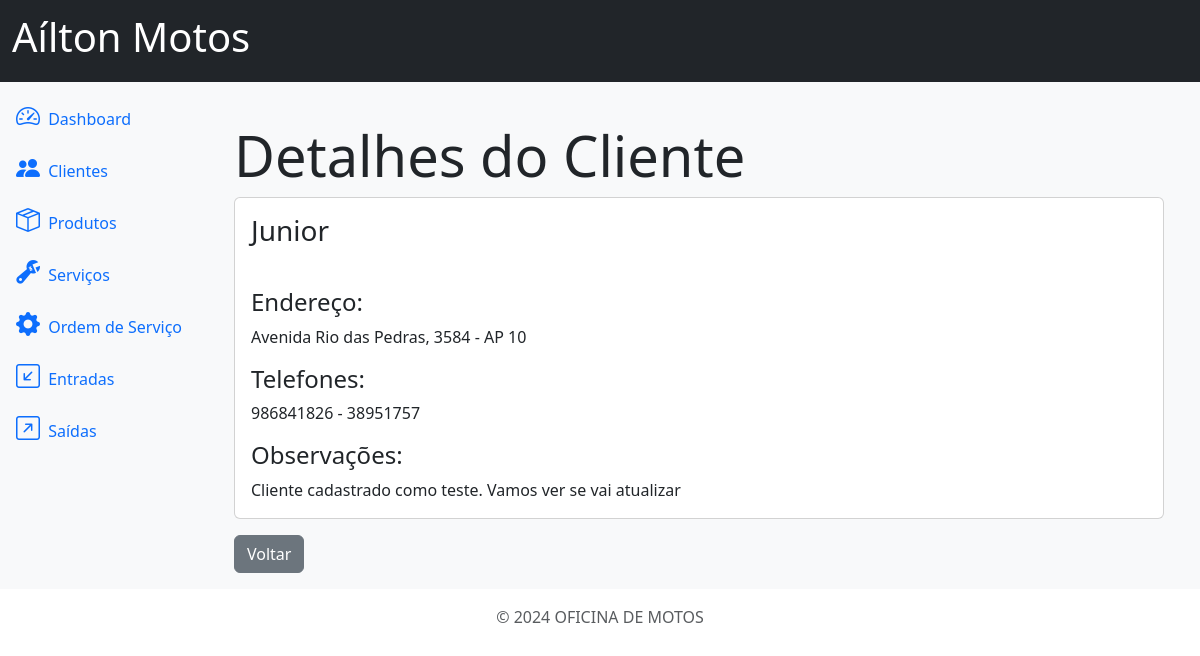
/customers/1/detail/, run on an earlier commit of the app's database.
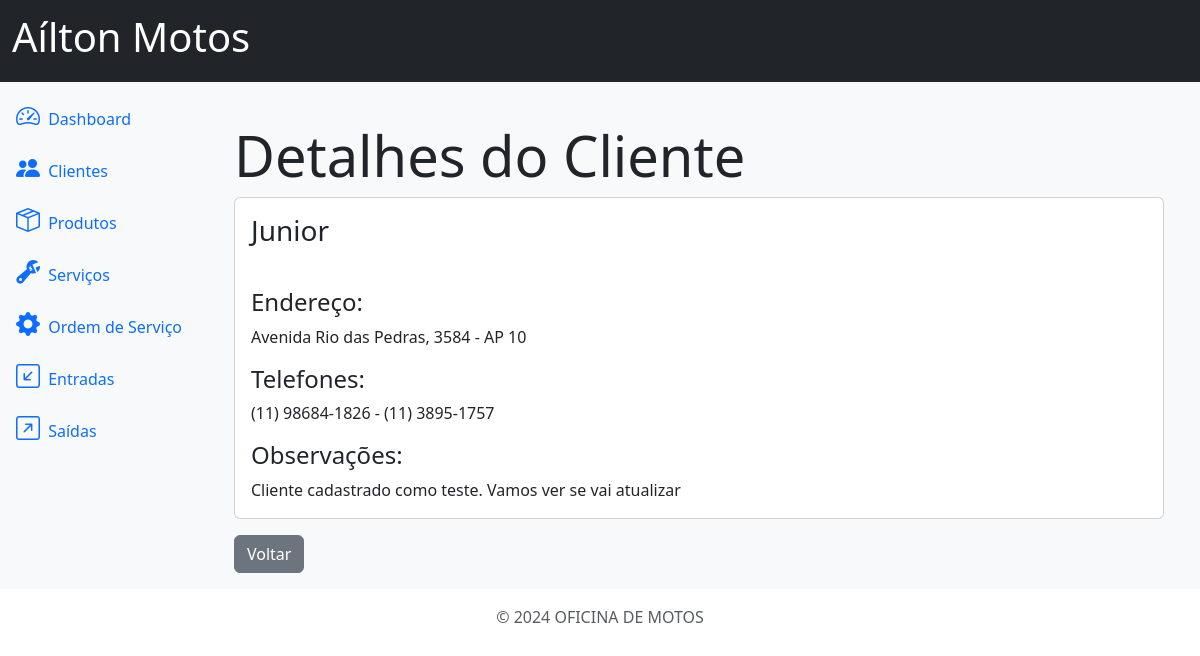
And on a later commit of the database.
### customers/models.py (models this page shows, shortened)
class Client(models.Model):
    id = models.AutoField(primary_key=True)
    name = models.CharField(max_length=500, verbose_name='Nome')
    address = models.CharField(max_length=500, blank=True, null=True, verbose_name='Endereço')
    address_number = models.CharField(max_length=20, blank=True, null=True, verbose_name='Número')
    phone1 = models.CharField(max_length=15, verbose_name='Telefone 1')
    phone2 = models.CharField(max_length=15, blank=True, null=True, verbose_name='Telefone 2')
    comments = models.TextField(blank=True, null=True, verbose_name='Observações')
    class Meta:
        verbose_name = ('Cliente')
        verbose_name_plural = ('Clientes')

### customers/views.py (the view)
# urls.py: path('customers/<int:pk>/detail/', ClientDetailView.as_view(), name='customers_detail'),
class ClientDetailView(DetailView):
    model = Client
    template_name = 'customers_detail.html'

### customers/templates/customers_detail.html
{% extends 'base.html' %}
{% block content %}
<div class="container mt-4">
    <h3 class="display-4">Detalhes do Cliente</h3>
    <div class="card">
        <div class="card-body">
            <h3 class="card-title">{{ object.name }}</h3>
        </div>
        <div class="card-body">
            <h4>Endereço:</h4>
            <p>{{ object.address }}, {{ object.address_number }}</p>
            <h4>Telefones:</h4>
            <p>{{ object.phone1 }}  -  {{ object.phone2 }}</p>
            <h4>Observações:</h4>
            <p class="card-text">{{ object.comments }}</p>
        </div>
    </div>
    <a href="{% url 'customers' %}" class="btn btn-secondary mt-3">Voltar</a>
</div>
{% endblock %}

What changed in the data, as far as the page shows it:
changed Client "Junior": phone1 "986841826" → "(11) 98684-1826"; phone2 "38951757" → "(11) 3895-1757"
